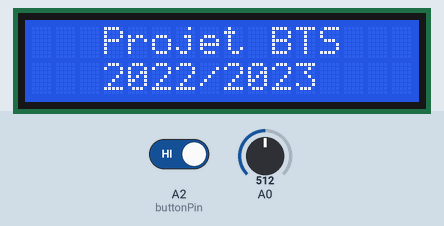
Simulated run of this sketch. Board: Arduino Uno, built with avr-gcc and run on an emulated ATmega328P. On the bench: 16×2 character LCD. Inputs (shaded band) come from the test bench; at power-on: A2 (buttonPin) HIGH, A0 = 512. What the sketch prints to the serial monitor is not drawn.

Above: at 2.2 s.
2.3 s: A2 (buttonPin) driven LOW
5.3 s: A0 set to 306
At 6.17 s:
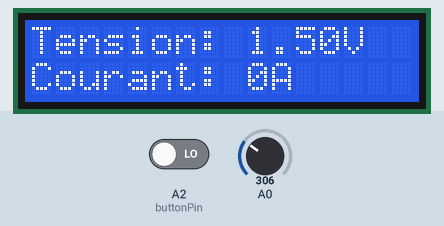
8.3 s: A0 set to 122
At 10.2 s:
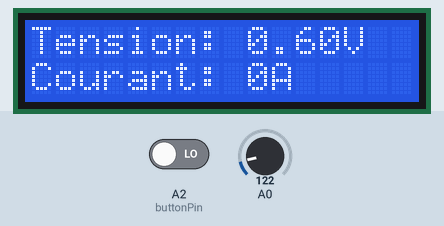
10.7 s: A0 set to 0
At 12.0 s:
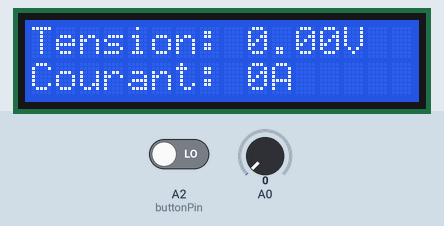
Timing chart, 0 to 13.7 s (numbered marks = the images above; inputs shaded):
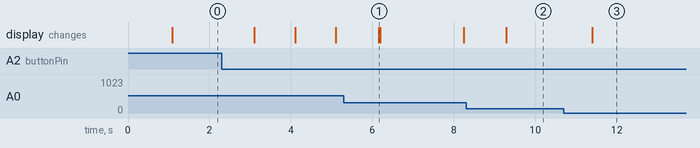

The sketch:

sensibility-2_49.ino
```cpp
// importation librairy
#include <LiquidCrystal_I2C.h>
#include <SoftwareSerial.h>
#include <Wire.h>

// paramétrage
LiquidCrystal_I2C lcd(0x27, 16, 2);
SoftwareSerial mySerial(4, 3); // RX,TX redéfinit par la librairy

const char buttonPin = A2;
const int debit = 9600; // Débit Tx
char Demarrage;         // Boucle demarrage
char MesureLoop = 0;

int buttonState = 1; // Button définit à l'état 1

void setup()
{
    // Ecran initialisé
    lcd.init();
    lcd.backlight();

    pinMode(buttonPin, INPUT); // Entrée bouton

    Serial.begin(debit);
    mySerial.begin(debit);
    Serial.println("Test communication RS232");
    delay(1000);
}

void measure()
{

    int adc = analogRead(A0);                // Définit pin de lecture sur le pin Analogique A0
    float voltage = adc * 5 / 1023.0;        // Converti la tension
    float current = (voltage - 2.49) / 0.04; // Converti le courant (Sensibilité 4OmA)

    if (current <= 0)
    { // Si le courant est inférieur ou égale à 0 il n'affiche que 0

        // Envoie dans la console le courant et tension Toutes les 8s

        // affichage écran
        lcd.clear();
        lcd.print("Tension: ");
        lcd.print(voltage);
        lcd.print("V");

        lcd.setCursor(0, 1);
        lcd.print("Courant: ");
        lcd.print("0A");

        // Envoie passerelle

        Serial.println("Envoie Courant sur la passerelle");

        mySerial.println(current); // Envoie du courant
        mySerial.println("0A-");

        // Console retour test uniquement
        Serial.println("0A");

        mySerial.println(voltage); // Envoie du courant
        mySerial.println("V");

        // Console retour test uniquement
        Serial.println(voltage);
    }
    else
    {
        // affichage écran
        lcd.clear();
        lcd.print("Tension: ");
        lcd.print(voltage);
        lcd.print("V");

        lcd.setCursor(0, 1);
        lcd.print("Courant: ");
        lcd.print(current);
        lcd.print("A");

        // Envoie passerelle

        Serial.println("Envoie Courant sur la passerelle");

        mySerial.println(current); // Envoie du courant
        mySerial.println("A-");
        // Console retour test uniquement
        Serial.println(current);

        mySerial.println(voltage); // Envoie du courant
        mySerial.println("V");
        // Console retour test uniquement
        Serial.println(voltage);
    }
}

void start()
{

    // Démarrage système
    lcd.clear();
    lcd.setCursor(3, 0);
    lcd.print("Projet BTS");

    lcd.setCursor(3, 1);
    lcd.print("2022/2023");

    // Attente de 2s
    delay(2000);

    lcd.clear();
    lcd.print("Initialisation");
    lcd.setCursor(6, 1);

    lcd.print(".");
    delay(1000);
    lcd.print(".");
    delay(1000);
    lcd.print(".");
    delay(1000);

    lcd.clear();
    measure();
}

void loop()
{

    // Messsage départ/fonction pour ne pas l'avoir a chaque fois
    buttonState = digitalRead(buttonPin);

    if (Demarrage == 0)
    {

        start();
        Demarrage++;
        Serial.print(Demarrage);
    }

    if (MesureLoop == 1)
    {

        measure();
        delay(1000);


    }

    if (MesureLoop == 0) {

        if (buttonState == LOW){

            lcd.clear();
            lcd.print("Passage en mode");

            lcd.setCursor(3, 1);
            lcd.print("Automatique");

            delay(2000);
            MesureLoop++;
        }
    }
}
```

Measured:
- after the input at 8.3 s, the display: changes after 0.99 s (image 2)
- after the input at 10.7 s, the display: changes after 0.70 s (image 3)
